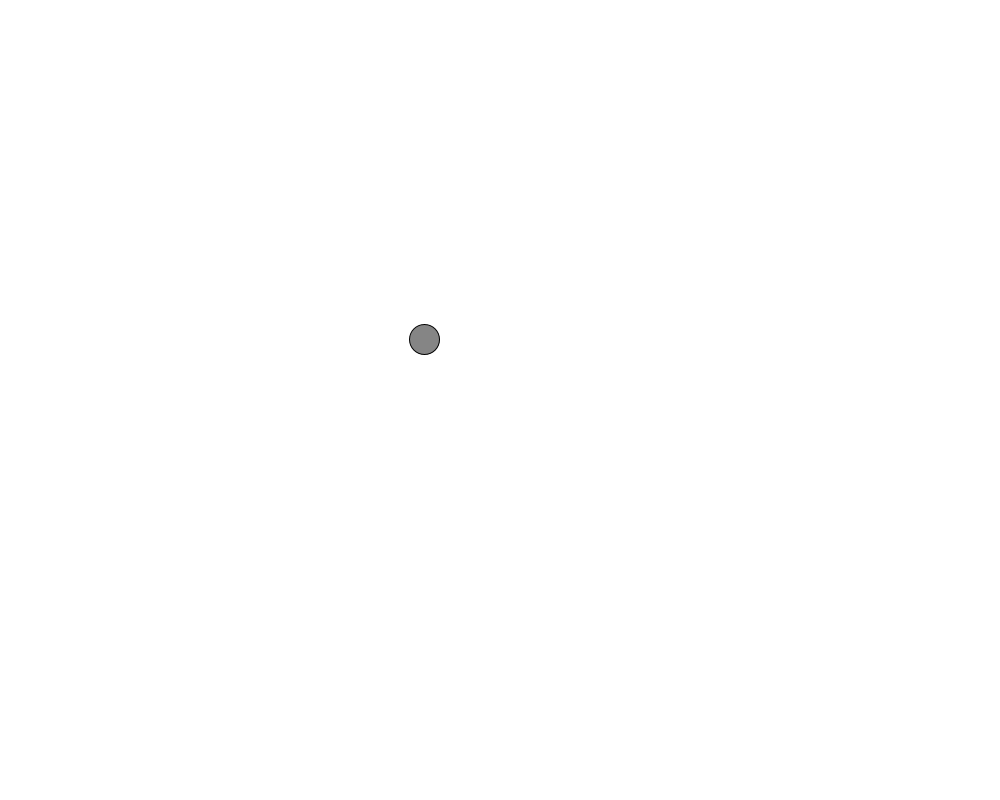
Frame 1 (no input)
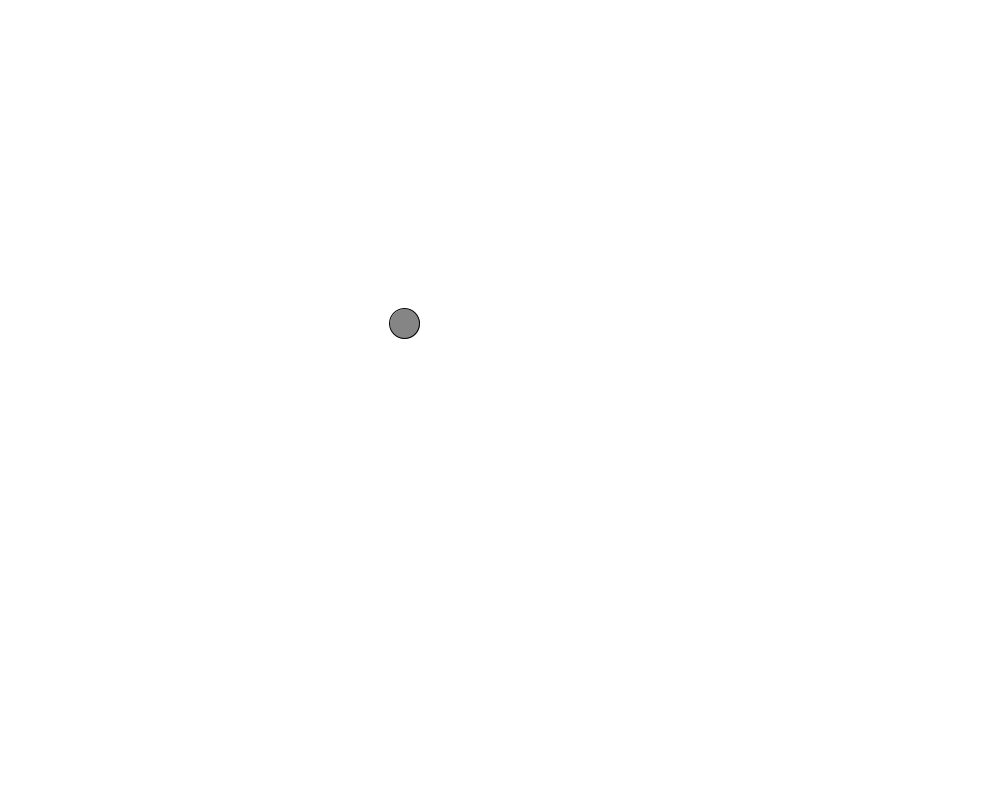
Frame 60 (the mouse pressed at the canvas centre just before this capture)
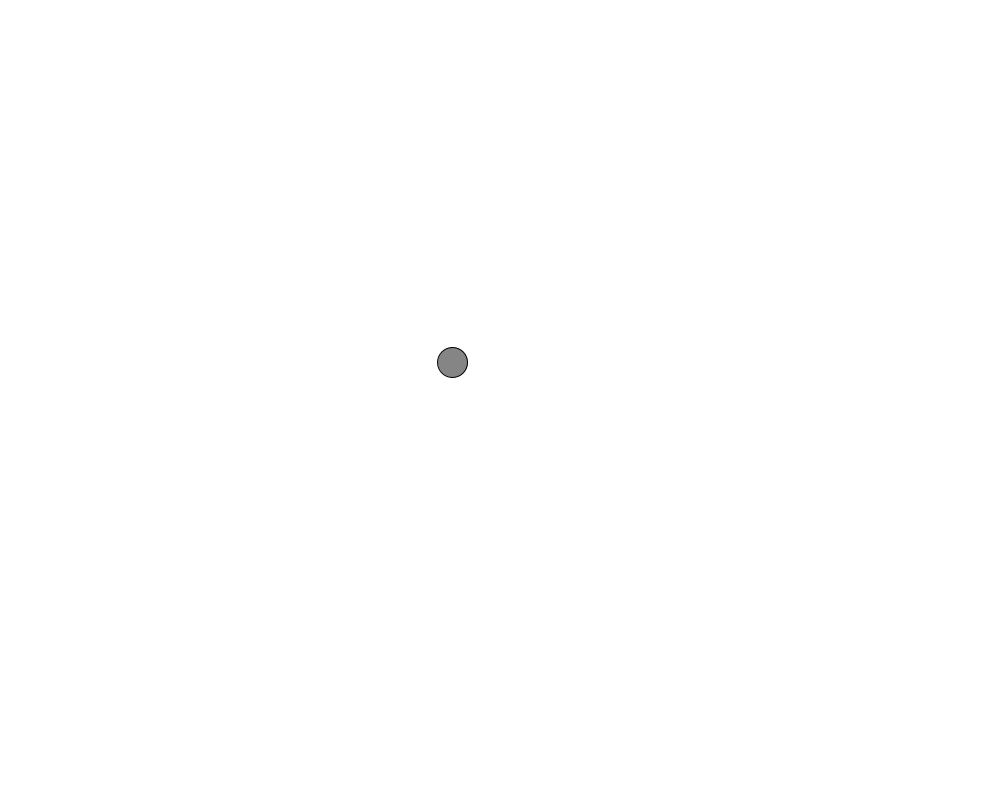
Frame 120 (the mouse held since frame 60 and released just before this capture)

The Processing sketch that drew these frames (run headless with seeded random() and noise(); from frame 60 on, the mouse is pressed at the canvas centre):

// Processing sketch: Perlin_noise_demo
// ── Perlin_noise_demo.pde
float t = 100;

void setup()
{
  size(1000, 800);
  
}

void draw()
{
  background(255);
  fill(133);
  
  t+=0.005;
  float x = noise(t);
  float y = noise(t);
  x = map(x, 0, 1, 0, width);
  y = map(y, 0, 1, 0, height);
  ellipse(x, y, 30, 30);
  
  
}
